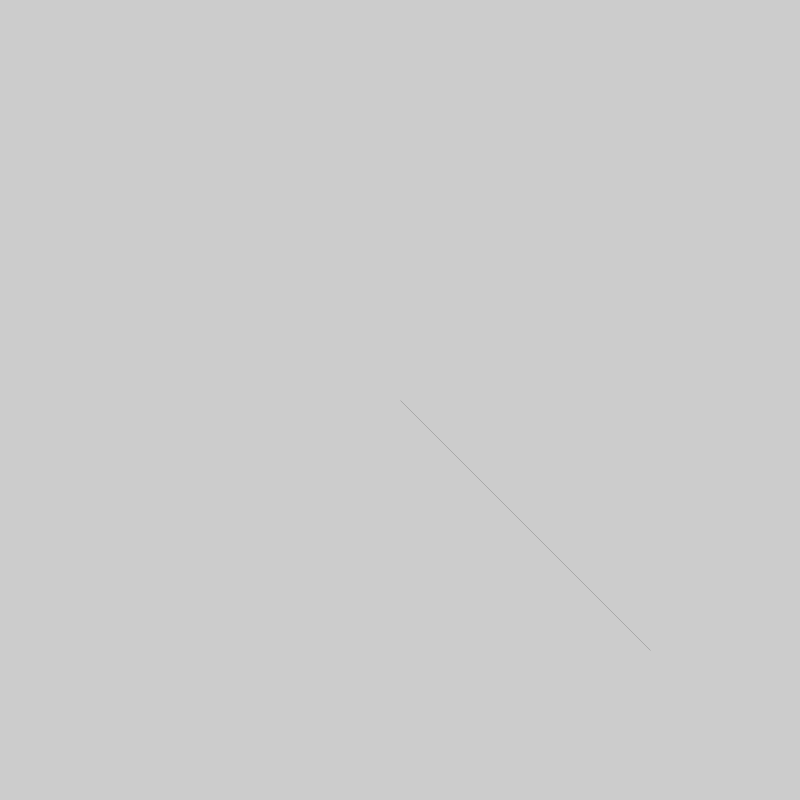
Frame 1 (no input)
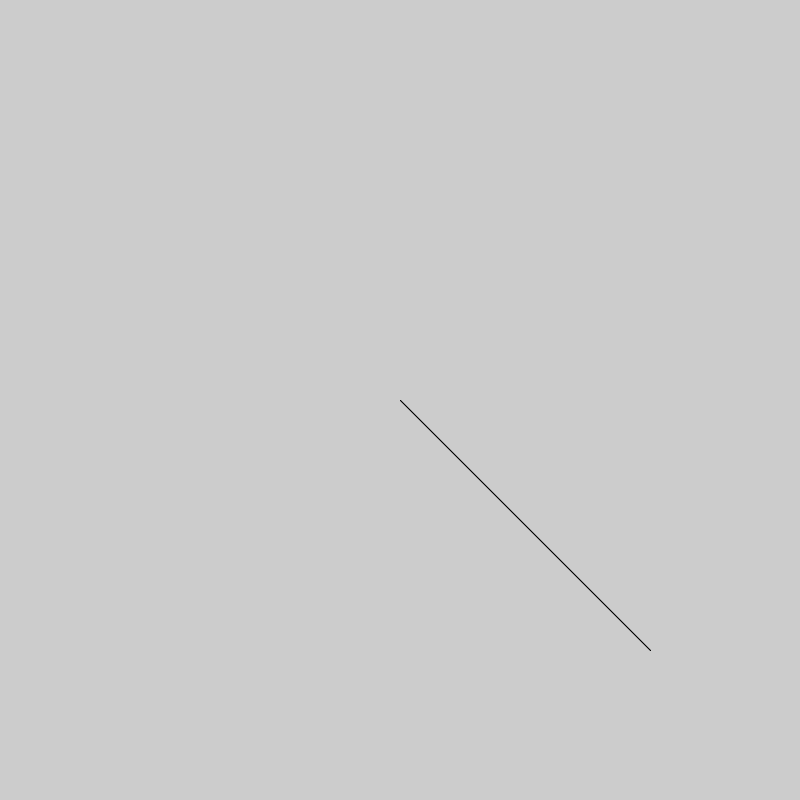
Frame 60 (the mouse pressed at the canvas centre just before this capture)
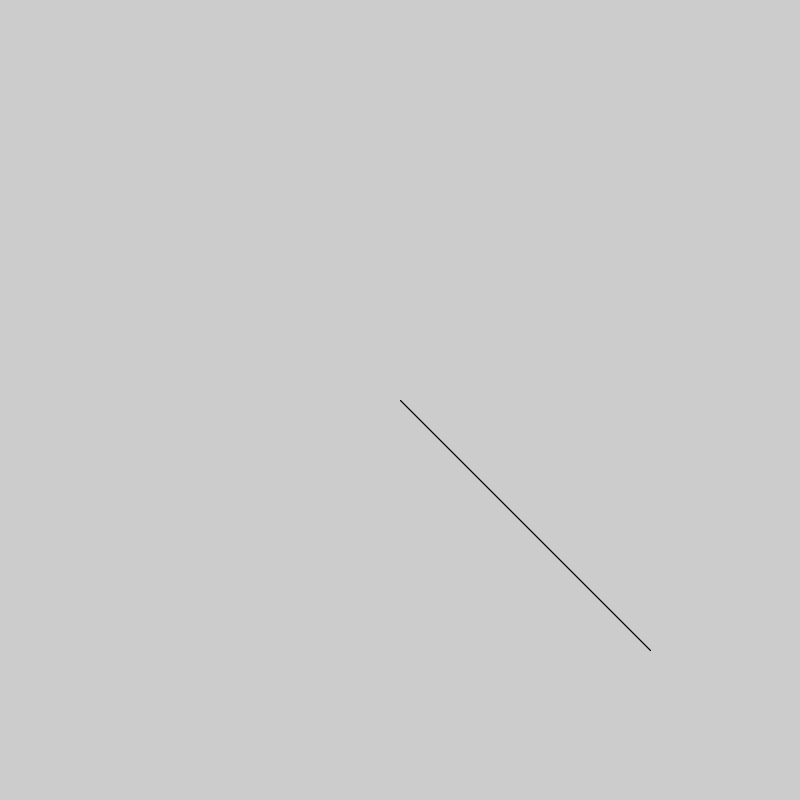
Frame 120 (the mouse held since frame 60 and released just before this capture)

The Processing sketch that drew these frames (run headless with seeded random() and noise(); from frame 60 on, the mouse is pressed at the canvas centre):

// Processing sketch: s03_translate
// ── s03_translate.pde
void setup(){
 size (800,800); 
  
}

void draw(){
 translate(width/2, height/2);
 strokeWeight(0);
 scale(5, 5);
 line(0,0,50,50);
  
  
}
